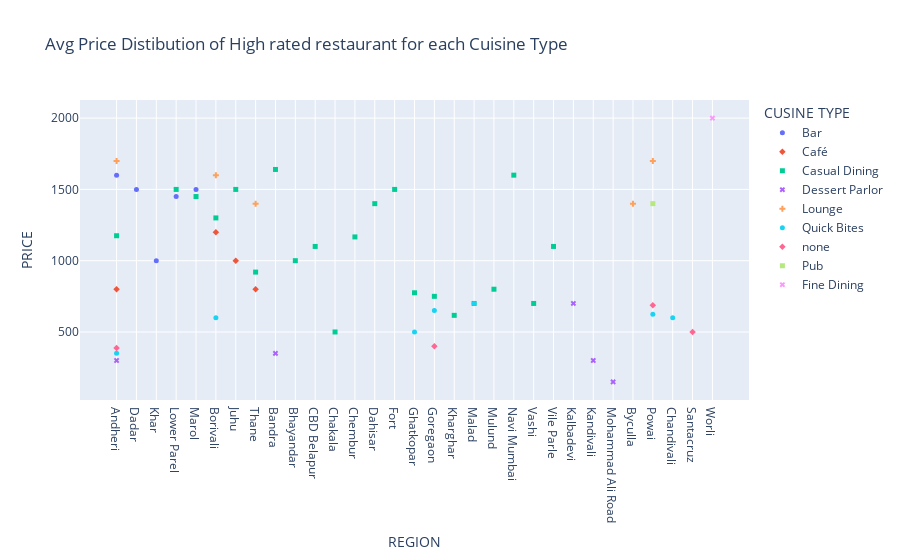

Notebook cell for this chart:
### Code cell
fig = px.scatter(highest_rated_price_df, x="REGION", y="PRICE", color="CUSINE TYPE", symbol="CUSINE TYPE",
 title=' Avg Price Distibution of High rated restaurant for each Cuisine Type').update_traces(marker_size=5)
fig.show()

### Figure 1 — Plotly figure (JSON) as saved in the notebook; plotly's stock layout.template omitted (floating-point values rounded to 4 significant figures)
{"data": [{"hovertemplate": "CUSINE TYPE=Bar<br>REGION=%{x}<br>PRICE=%{y}<extra></extra>", "legendgroup": "Bar", "marker": {"color": "#636efa", "size": 5, "symbol": "circle"}, "mode": "markers", "name": "Bar", "orientation": "v", "showlegend": true, "type": "scatter", "x": ["Andheri", "Dadar", "Khar", "Lower Parel", "Marol"], "xaxis": "x", "y": [1600, 1500, 1000, 1450, 1500], "yaxis": "y"}, {"hovertemplate": "CUSINE TYPE=Café<br>REGION=%{x}<br>PRICE=%{y}<extra></extra>", "legendgroup": "Café", "marker": {"color": "#EF553B", "size": 5, "symbol": "diamond"}, "mode": "markers", "name": "Café", "orientation": "v", "showlegend": true, "type": "scatter", "x": ["Andheri", "Borivali", "Juhu", "Thane"], "xaxis": "x", "y": [800, 1200, 1000, 800], "yaxis": "y"}, {"hovertemplate": "CUSINE TYPE=Casual Dining<br>REGION=%{x}<br>PRICE=%{y}<extra></extra>", "legendgroup": "Casual Dining", "marker": {"color": "#00cc96", "size": 5, "symbol": "square"}, "mode": "markers", "name": "Casual Dining", "orientation": "v", "showlegend": true, "type": "scatter", "x": ["Andheri", "Bandra", "Bhayandar", "Borivali", "CBD Belapur", "Chakala", "Chembur", "Dahisar", "Fort", "Ghatkopar", "Goregaon", "Juhu", "Kharghar", "Lower Parel", "Malad", "Marol", "Mulund", "Navi Mumbai", "Thane", "Vashi", "Vile Parle"], "xaxis": "x", "y": [1175, 1640, 1000, 1300, 1100, 500, 1167.0, 1400, 1500, 775, 750, 1500, 616.7, 1500, 700, 1450, 800, 1600, 920, 700, 1100], "yaxis": "y"}, {"hovertemplate": "CUSINE TYPE=Dessert Parlor<br>REGION=%{x}<br>PRICE=%{y}<extra></extra>", "legendgroup": "Dessert Parlor", "marker": {"color": "#ab63fa", "size": 5, "symbol": "x"}, "mode": "markers", "name": "Dessert Parlor", "orientation": "v", "showlegend": true, "type": "scatter", "x": ["Andheri", "Bandra", "Kalbadevi", "Kandivali", "Mohammad Ali Road"], "xaxis": "x", "y": [300, 350, 700, 300, 150], "yaxis": "y"}, {"hovertemplate": "CUSINE TYPE=Lounge<br>REGION=%{x}<br>PRICE=%{y}<extra></extra>", "legendgroup": "Lounge", "marker": {"color": "#FFA15A", "size": 5, "symbol": "cross"}, "mode": "markers", "name": "Lounge", "orientation": "v", "showlegend": true, "type": "scatter", "x": ["Andheri", "Borivali", "Byculla", "Powai", "Thane"], "xaxis": "x", "y": [1700, 1600, 1400, 1700, 1400], "yaxis": "y"}, {"hovertemplate": "CUSINE TYPE=Quick Bites<br>REGION=%{x}<br>PRICE=%{y}<extra></extra>", "legendgroup": "Quick Bites", "marker": {"color": "#19d3f3", "size": 5, "symbol": "circle"}, "mode": "markers", "name": "Quick Bites", "orientation": "v", "showlegend": true, "type": "scatter", "x": ["Andheri", "Borivali", "Chandivali", "Ghatkopar", "Goregaon", "Malad", "Powai"], "xaxis": "x", "y": [350, 600, 600, 500, 650, 700, 625], "yaxis": "y"}, {"hovertemplate": "CUSINE TYPE=none<br>REGION=%{x}<br>PRICE=%{y}<extra></extra>", "legendgroup": "none", "marker": {"color": "#FF6692", "size": 5, "symbol": "diamond"}, "mode": "markers", "name": "none", "orientation": "v", "showlegend": true, "type": "scatter", "x": ["Andheri", "Goregaon", "Powai", "Santacruz"], "xaxis": "x", "y": [387.5, 400, 687.5, 500], "yaxis": "y"}, {"hovertemplate": "CUSINE TYPE=Pub<br>REGION=%{x}<br>PRICE=%{y}<extra></extra>", "legendgroup": "Pub", "marker": {"color": "#B6E880", "size": 5, "symbol": "square"}, "mode": "markers", "name": "Pub", "orientation": "v", "showlegend": true, "type": "scatter", "x": ["Powai"], "xaxis": "x", "y": [1400], "yaxis": "y"}, {"hovertemplate": "CUSINE TYPE=Fine Dining<br>REGION=%{x}<br>PRICE=%{y}<extra></extra>", "legendgroup": "Fine Dining", "marker": {"color": "#FF97FF", "size": 5, "symbol": "x"}, "mode": "markers", "name": "Fine Dining", "orientation": "v", "showlegend": true, "type": "scatter", "x": ["Worli"], "xaxis": "x", "y": [2000], "yaxis": "y"}], "layout": {"autosize": true, "legend": {"title": {"text": "CUSINE TYPE"}, "tracegroupgap": 0}, "title": {"text": " Avg Price Distibution of High rated restaurant for each Cuisine Type"}, "xaxis": {"anchor": "y", "autorange": true, "domain": [0, 1], "range": [-1.848, 31.85], "title": {"text": "REGION"}, "type": "category"}, "yaxis": {"anchor": "x", "autorange": true, "domain": [0, 1], "range": [-35.72, 2186.0], "title": {"text": "PRICE"}, "type": "linear"}}}
